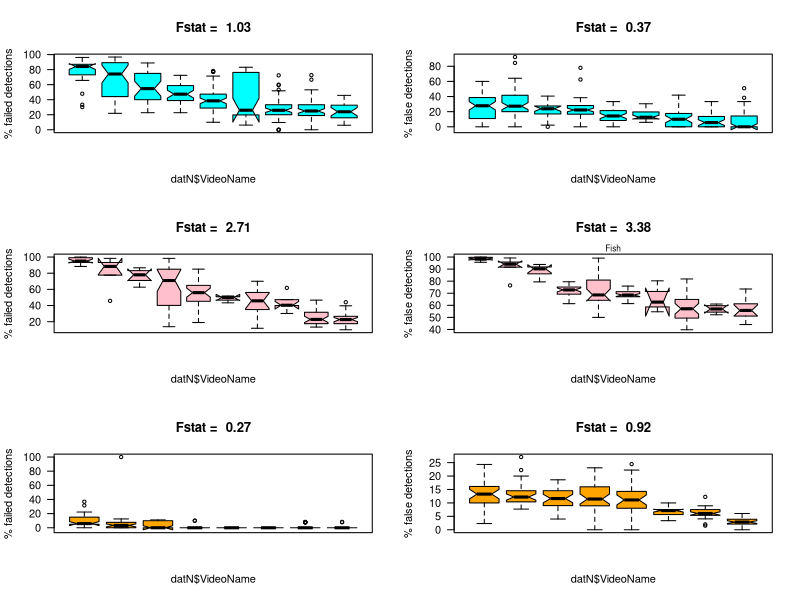
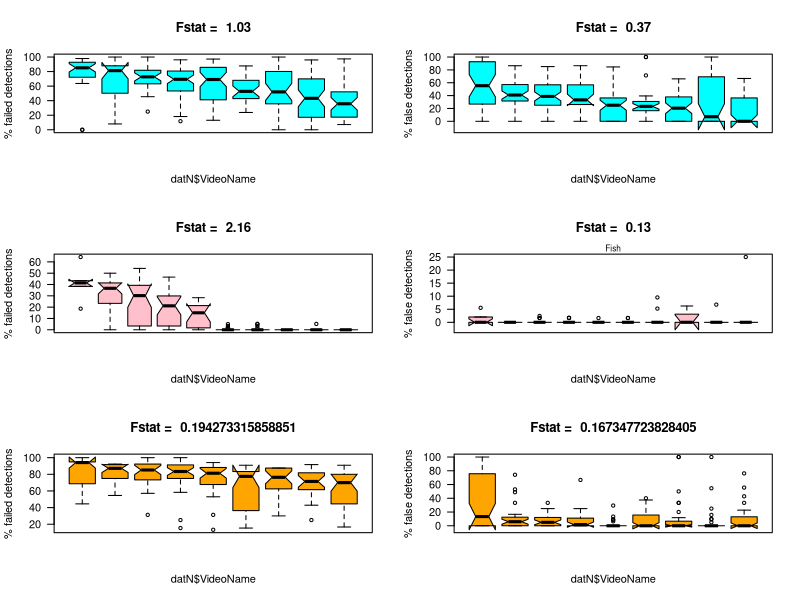
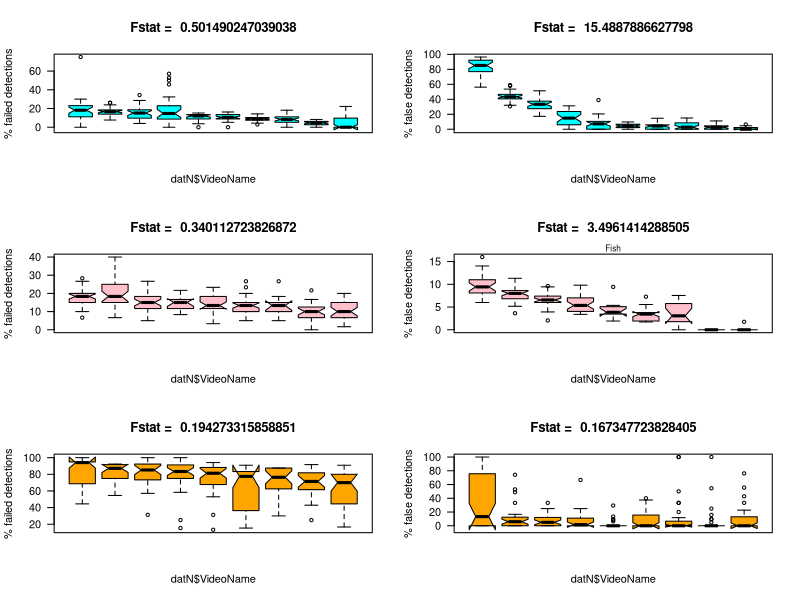
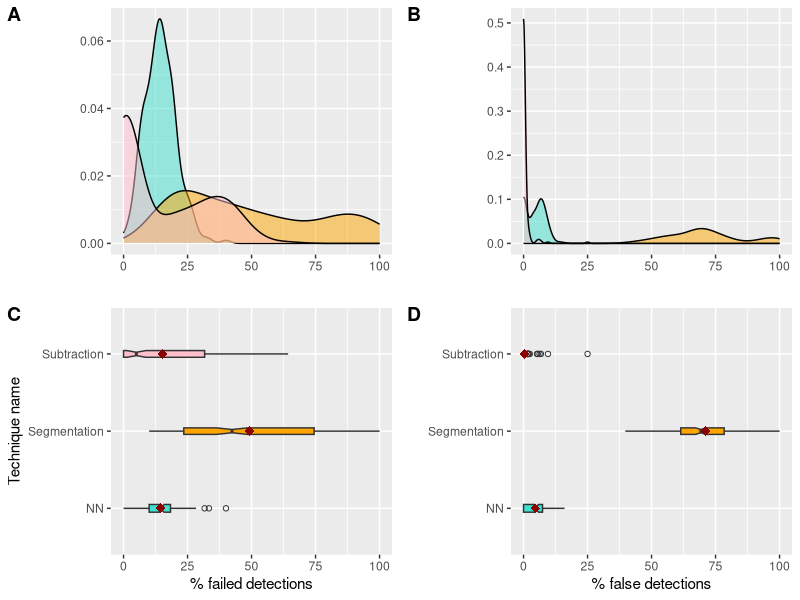
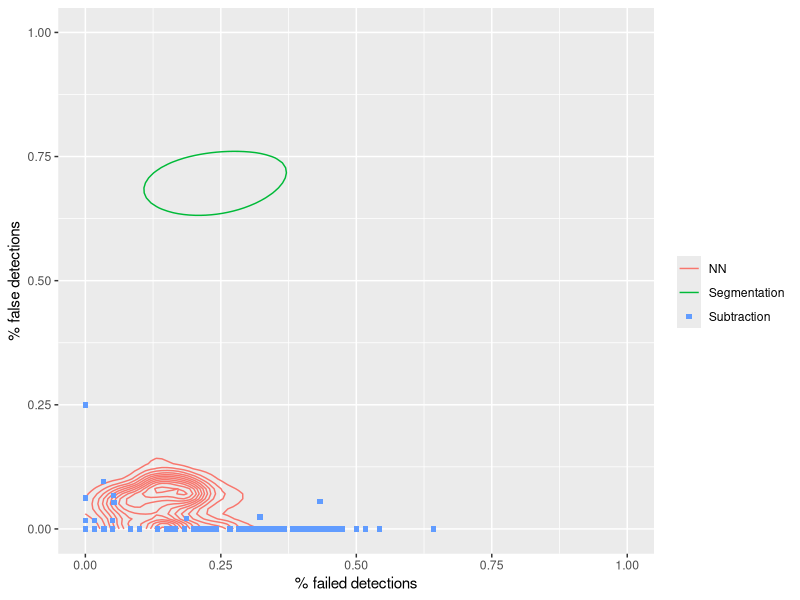
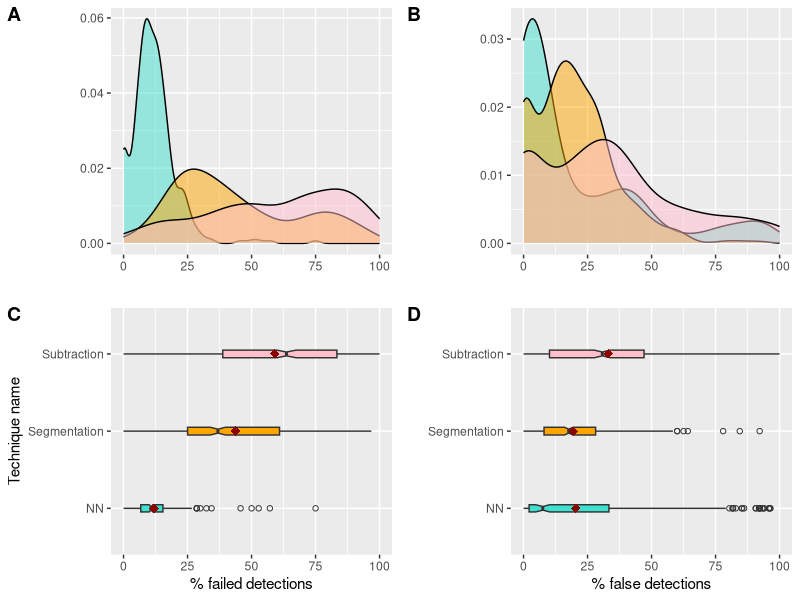
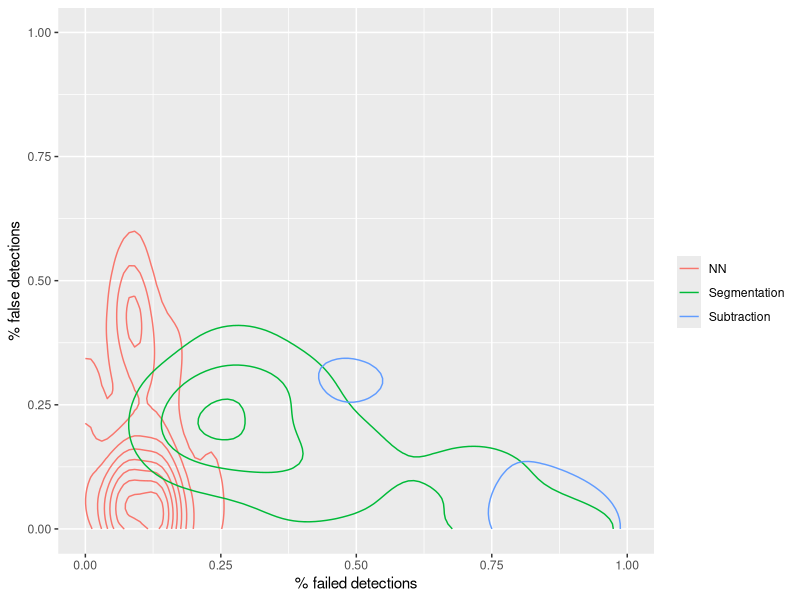
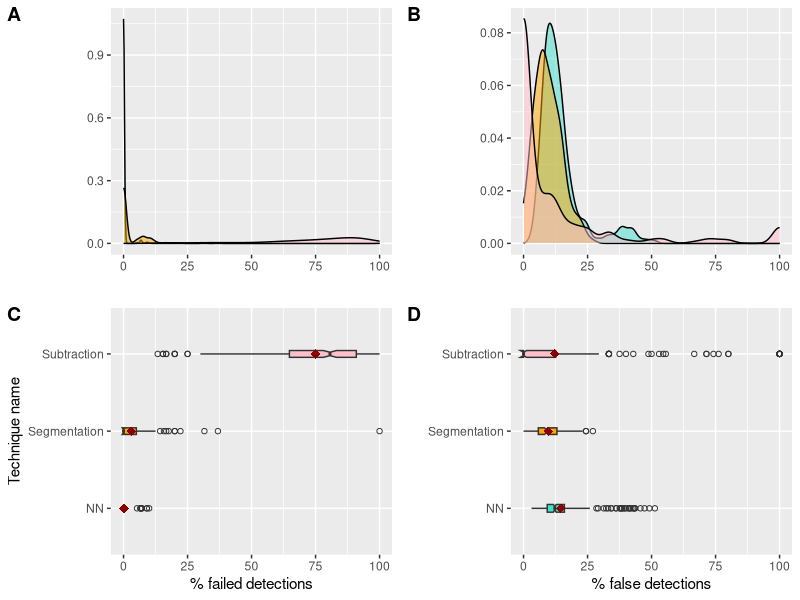

Reproduce these figures in R, in order. (Note: this script raises an error after producing the figures.)
#Program to compare various Computer Vision techniques on different data-sets
#Written by AA on 30July2018

setwd("/media/aakanksha/f41d5ac2-703c-4b56-a960-cd3a54f21cfb/aakanksha/Documents/Backup/Phd/Analysis/Chapter1")
#Read data file
dat = read.csv("Ipcomparison_exbound.csv") 
dat=dat[which(!is.na(dat$failed.percent) & !is.na(dat$false.percent)),]

head(dat)
summary(dat)

colnames(dat)
library("ggplot2")
library("hexbin")
library("gridExtra")
####################################################################################################
#1. Comparision of error across techniques
####################################################################################################
#Variables to quantify variation
rname = c("BBfail","BBfalse","Ffail","Ffalse","Wfail","Wfalse");
cname = c("Seg","Sub","NN");
avgVar = matrix(data=NA,nrow=length(rname),ncol=length(cname),dimnames=list(rname,cname)); #average of variation within videos
varMean = matrix(data=NA,nrow=length(rname),ncol=length(cname),dimnames=list(rname,cname));# Variation in means
Fstat = matrix(data=NA,nrow=length(rname),ncol=length(cname),dimnames=list(rname,cname)); # varMean/avgVar = var between tratments/var withi treatments
# lev=paste(dat$Method.Name," ",dat$Species)
# n1=c("turquoise","orange") #1:length(unique(dat$Method.Name))
# n2=length(unique(dat$Species))
# clr=rep(n1,each=n2)

## For Fish
datN=NA
datN=dat[which(dat$Species=="Fish" & dat$Boundary != 1),]

#Graphs for technique comparision
#Boxplots
means <- tapply(datN$failed.percent,datN$Method.Name,mean)
failed = ggplot(datN, aes(x = Method.Name, y = (failed.percent*100),fill=datN$Method.Name)) +
         labs(y="% failed detections",x="Technique name") +
         geom_boxplot(varwidth=TRUE,width=0.1, outlier.shape = 1, show.legend = FALSE,notch=TRUE) + 
         scale_fill_manual(values = c('turquoise','orange','pink')) +
         stat_summary(fun.y=mean, colour="darkred", geom="point",shape=18, size=3,show_guide = FALSE) +
         #geom_hline(yintercept=20,color='orangered') +
         coord_flip()

means <- tapply(datN$false.percent,datN$Method.Name,mean)
false = ggplot(datN, aes(x = Method.Name, y = (false.percent*100),fill=datN$Method.Name)) +
  labs(y="% false detections",x="") +
  geom_boxplot(varwidth=TRUE,width=0.1, outlier.shape = 1, show.legend = FALSE,notch=TRUE) + 
  scale_fill_manual(values = c('turquoise','orange','pink')) +
  stat_summary(fun.y=mean, colour="darkred", geom="point",shape=18, size=3,show_guide = FALSE) +
  #geom_hline(yintercept=20,color='orangered') +
  coord_flip()


#Error histograms
xdensity <- ggplot(datN, aes(x = failed.percent*100, fill=datN$Method.Name)) + 
  labs(x="",y="") +
  geom_density(alpha=.5, show.legend = FALSE) + 
  scale_fill_manual(values = c('turquoise','orange','pink')) #+ geom_vline(xintercept=20,color='orangered')
ydensity <- ggplot(datN, aes(x = false.percent*100, fill=datN$Method.Name)) + 
  labs(x="",y="") +
  geom_density(alpha=.5, show.legend = FALSE) + 
  scale_fill_manual(values = c('turquoise','orange','pink')) #+ geom_vline(xintercept=20,color='orangered')

#arrange all graphs together
#grid.arrange(xdensity, ydensity,failed,false, nrow = 2,heights = c(3, 2))
library(cowplot)
png(filename="Figures/Fish_techniques.png",width=1280,height=720,units="px",res=150)
plot_grid(xdensity, ydensity,failed,false, nrow = 2, align="v",labels=c('A','B','C','D'))
dev.off();



# Error landscape
png(filename="Figures/Fish_ErrorLandscape.png",width=720,height=480,units="px",pointsize = 16,res=150)
ggplot(datN[datN$Method.Name == "Segmentation" | datN$Method.Name == "NN",], aes (x = failed.percent, y = false.percent,main="Fish", col=Method.Name,pch=Method.Name),geom='quasirandom') + 
  labs(x="% failed detections",y="% false detections",color="",pch="") + ylim(c(0,1))+ xlim(c(0,1))+
  stat_density2d()+
  geom_point(data=datN[datN$Method.Name == "Subtraction",], aes (x = failed.percent, y = false.percent))
dev.off();

#ggplot(datN, aes (x = failed.percent, y = false.percent,main="Fish", col=Method.Name,pch=Method.Name)) + 
# labs(x="% failed detections",y="% false detections",color="",pch="") +
#   geom_point()


## For blackbuck
rm(datN)
datN=dat[which(dat$Species=="Blackbuck"),]


#Graphs for technique comparision
#Boxplots
means <- tapply(datN$failed.percent,datN$Method.Name,mean)
failed = ggplot(datN, aes(x = Method.Name, y = (failed.percent*100),fill=datN$Method.Name)) +
  labs(y="% failed detections",x="Technique name") +
  geom_boxplot(varwidth=TRUE,width=0.1, outlier.shape = 1, show.legend = FALSE,notch=TRUE) + 
  scale_fill_manual(values = c('turquoise','orange','pink')) +
  stat_summary(fun.y=mean, colour="darkred", geom="point",shape=18, size=3,show_guide = FALSE) +
  #geom_hline(yintercept=20,color='orangered') +
  coord_flip()

means <- tapply(datN$false.percent,datN$Method.Name,mean)
false = ggplot(datN, aes(x = Method.Name, y = (false.percent*100),fill=datN$Method.Name)) +
  labs(y="% false detections",x="") +
  geom_boxplot(varwidth=TRUE,width=0.1, outlier.shape = 1, show.legend = FALSE,notch=TRUE) + 
  scale_fill_manual(values = c('turquoise','orange','pink')) +
  stat_summary(fun.y=mean, colour="darkred", geom="point",shape=18, size=3,show_guide = FALSE) +
  #geom_hline(yintercept=20,color='orangered') +
  coord_flip()


#Error histograms
xdensity <- ggplot(datN, aes(x = failed.percent*100, fill=datN$Method.Name)) + 
  labs(x="",y="") +
  geom_density(alpha=.5, show.legend = FALSE) + 
  scale_fill_manual(values = c('turquoise','orange','pink')) #+ geom_vline(xintercept=20,color='orangered')
ydensity <- ggplot(datN, aes(x = false.percent*100, fill=datN$Method.Name)) + 
  labs(x="",y="") +
  geom_density(alpha=.5, show.legend = FALSE) + 
  scale_fill_manual(values = c('turquoise','orange','pink')) #+ geom_vline(xintercept=20,color='orangered')

#arrange all graphs together
#grid.arrange(xdensity, ydensity,failed,false, nrow = 2,heights = c(3, 2))
library(cowplot)
png(filename="Figures/BB_techniques.png",width=1280,height=720,units="px",res=150)
plot_grid(xdensity, ydensity,failed,false, nrow = 2, align="v",labels=c('A','B','C','D'))
dev.off();

# Error landscape
png(filename="Figures/BB_ErrorLandscape.png",width=720,height=480,units="px",pointsize = 16,res=150)
ggplot(datN, aes (x = failed.percent, y = false.percent,main="FBlackbuck", col=Method.Name,pch=Method.Name)) + 
  stat_density_2d(aes( geom = "polygon")) + ylim(c(0,1))+xlim(c(0,1))+  labs(x="% failed detections",y="% false detections",color="",pch="")
dev.off();

## For Wasp
rm(datN)
datN=dat[which(dat$Species=="Wasp"),]


#Graphs for technique comparision
#Boxplots
means <- tapply(datN$failed.percent,datN$Method.Name,mean)
failed = ggplot(datN, aes(x = Method.Name, y = (failed.percent*100),fill=datN$Method.Name)) +
  labs(y="% failed detections",x="Technique name") +
  geom_boxplot(varwidth=TRUE,width=0.1, outlier.shape = 1, show.legend = FALSE,notch=TRUE) + 
  scale_fill_manual(values = c('turquoise','orange','pink')) +
  stat_summary(fun.y=mean, colour="darkred", geom="point",shape=18, size=3,show_guide = FALSE) +
  #geom_hline(yintercept=20,color='orangered') +
  coord_flip()

means <- tapply(datN$false.percent,datN$Method.Name,mean)
false = ggplot(datN, aes(x = Method.Name, y = (false.percent*100),fill=datN$Method.Name)) +
  labs(y="% false detections",x="") +
  geom_boxplot(varwidth=TRUE,width=0.1, outlier.shape = 1, show.legend = FALSE,notch=TRUE) + 
  scale_fill_manual(values = c('turquoise','orange','pink')) +
  stat_summary(fun.y=mean, colour="darkred", geom="point",shape=18, size=3,show_guide = FALSE) +
  #geom_hline(yintercept=20,color='orangered') +
  coord_flip()


#Error histograms
xdensity <- ggplot(datN, aes(x = failed.percent*100, fill=datN$Method.Name)) + 
  labs(x="",y="") +
  geom_density(alpha=.5, show.legend = FALSE) + 
  scale_fill_manual(values = c('turquoise','orange','pink')) #+ geom_vline(xintercept=20,color='orangered')
ydensity <- ggplot(datN, aes(x = false.percent*100, fill=datN$Method.Name)) + 
  labs(x="",y="") +
  geom_density(alpha=.5, show.legend = FALSE) + 
  scale_fill_manual(values = c('turquoise','orange','pink')) #+ geom_vline(xintercept=20,color='orangered')

#arrange all graphs together
#grid.arrange(xdensity, ydensity,failed,false, nrow = 2,heights = c(3, 2))
library(cowplot)
png(filename="Figures/Wasp_techniques.png",width=1280,height=720,units="px",res=150)
plot_grid(xdensity, ydensity,failed,false, nrow = 2, align="v",labels=c('A','B','C','D'))
dev.off();

# Error landscape
png(filename="Figures/Wasp_ErrorLandscape.png",width=720,height=480,units="px",pointsize = 16,res=150)
ggplot(datN[datN$Method.Name == "Segmentation" | datN$Method.Name == "Subtraction",], aes (x = failed.percent, y = false.percent,main="Fish", col=Method.Name,pch=Method.Name),geom='quasirandom') + 
  labs(x="% failed detections",y="% false detections",color="",pch="") + ylim(c(0,1))+ xlim(c(0,1))+
  stat_density2d()+
  geom_point(data=datN[datN$Method.Name == "NN",], aes (x = failed.percent, y = false.percent))
dev.off();


#####################################################################################################3
#2. Variation inerrors~ video id
######################################################################################################3
#Graphs - video id is predictor variable


##############################Segmentation#####################################
## For blackbuck
rm(datN)
datN<-dat[which(dat$Species=="Blackbuck" & dat$Method.Name=="Segmentation"),]
datN$VideoName=factor(datN$VideoName) #Remove undesired factors
m <- tapply(X=datN$failed.percent, INDEX=datN$VideoName, FUN = median)
o <- order(m, decreasing = TRUE)
datN$VideoName=factor(datN$VideoName,levels=names(m)[o])

##Measure of variability across and within videos
lmean=tapply(datN$failed.percent,datN$VideoName,mean)
lvar=tapply(datN$failed.percent,datN$VideoName,var)
lmean=as.numeric(paste(unlist(lmean)))
lvar=as.numeric(paste(unlist(lvar)))
VMfailed = round(mean(na.omit(lvar)),2)
avgVar["BBfail","Seg"] = mean(na.omit(lvar))
varMean["BBfail","Seg"] = var(na.omit(lmean))

lmean=tapply(datN$false.percent,datN$VideoName,mean)
lvar=tapply(datN$false.percent,datN$VideoName,var)
lmean=as.numeric(paste(unlist(lmean)))
lvar=as.numeric(paste(unlist(lvar)))
VMfalse = round(mean(na.omit(lvar)),2)
avgVar["BBfalse","Seg"] = mean(na.omit(lvar))
varMean["BBfalse","Seg"] = var(na.omit(lmean))


par(mfrow=c(3,2))

Fstat = round(varMean/avgVar,digits=2)

bb_seg1=boxplot(datN$failed.percent*100~datN$VideoName,ylab="% failed detections",xaxt="n",notch=TRUE,col="cyan",las=2,main=paste("Fstat = ",Fstat["BBfail","Seg"]))
m <- tapply(X=datN$false.percent, INDEX=datN$VideoName, FUN = median)
o <- order(m, decreasing = TRUE)
datN$VideoName=factor(datN$VideoName,levels=names(m)[o])
bb_seg2=boxplot(datN$false.percent*100~datN$VideoName,ylab="% false detections",xaxt="n",notch=TRUE,col="cyan",las=2,main=paste("Fstat = ",Fstat["BBfalse","Seg"]))
par(xpd=TRUE)



##Fish
datN=NA
datN=dat[which(dat$Species=="Fish" & dat$Method.Name=="Segmentation" & dat$Boundary != 1),]
datN$VideoName=factor(datN$VideoName) #Remove undesired factors
m <- tapply(X=datN$failed.percent, INDEX=datN$VideoName, FUN = median)
o <- order(m, decreasing = TRUE)
datN$VideoName=factor(datN$VideoName,levels=names(m)[o])

##Measure of variability across and within videos

lmean=tapply(datN$failed.percent,datN$VideoName,mean)
lvar=tapply(datN$failed.percent,datN$VideoName,var)
lmean=as.numeric(paste(unlist(lmean)))
lvar=as.numeric(paste(unlist(lvar)))
VMfailed = round(mean(na.omit(lvar)),2)
avgVar["Ffail","Seg"] = mean(na.omit(lvar))
varMean["Ffail","Seg"] = var(na.omit(lmean))

lmean=tapply(datN$false.percent,datN$VideoName,mean)
lvar=tapply(datN$false.percent,datN$VideoName,var)
lmean=as.numeric(paste(unlist(lmean)))
lvar=as.numeric(paste(unlist(lvar)))
VMfalse = round(mean(na.omit(lvar)),2)
avgVar["Ffalse","Seg"] = mean(na.omit(lvar))
varMean["Ffalse","Seg"] = var(na.omit(lmean))


Fstat = round(varMean/avgVar,digits=2)

fish_seg1=boxplot(datN$failed.percent*100~datN$VideoName,ylab="% failed detections",xaxt="n",notch=TRUE,col="pink",las=2,main=paste("Fstat = ",Fstat["Ffail","Seg"]))
m <- tapply(X=datN$false.percent, INDEX=datN$VideoName, FUN = median)
o <- order(m, decreasing = TRUE)
datN$VideoName=factor(datN$VideoName,levels=names(m)[o])
fish_seg2=boxplot(datN$false.percent*100~datN$VideoName,ylab="% false detections",xaxt="n",notch=TRUE,col="pink",las=2,main=paste("Fstat = ",Fstat["Ffalse","Seg"]))
par(xpd=TRUE)
mtext("Fish", outer =F, cex = 0.5)

##Wasp


rm(datN)
datN=dat[which(dat$Species=="Wasp" & dat$Method.Name=="Segmentation"),]
datN$VideoName=factor(datN$VideoName) #Remove undesired factors
m <- tapply(X=datN$failed.percent, INDEX=datN$VideoName, FUN = median)
o <- order(m, decreasing = TRUE)
datN$VideoName=factor(datN$VideoName,levels=names(m)[o])

##Measure of variability across and within videos

lmean=tapply(datN$failed.percent,datN$VideoName,mean)
lvar=tapply(datN$failed.percent,datN$VideoName,var)
lmean=as.numeric(paste(unlist(lmean)))
lvar=as.numeric(paste(unlist(lvar)))
VMfailed = round(mean(na.omit(lvar)),2)
avgVar["Wfail","Seg"] = mean(na.omit(lvar))
varMean["Wfail","Seg"] = var(na.omit(lmean))

lmean=tapply(datN$false.percent,datN$VideoName,mean)
lvar=tapply(datN$false.percent,datN$VideoName,var)
lmean=as.numeric(paste(unlist(lmean)))
lvar=as.numeric(paste(unlist(lvar)))
VMfalse = round(mean(na.omit(lvar)),2)
avgVar["Wfalse","Seg"] = mean(na.omit(lvar))
varMean["Wfalse","Seg"] = var(na.omit(lmean))

Fstat = round(varMean/avgVar,digits=2)

wasp_seg1=boxplot(datN$failed.percent*100~datN$VideoName,ylab="% failed detections",xaxt="n",notch=TRUE,col="orange",las=2,main=paste("Fstat = ",Fstat["Wfail","Seg"]))
m <- tapply(X=datN$false.percent, INDEX=datN$VideoName, FUN = median)
o <- order(m, decreasing = TRUE)
datN$VideoName=factor(datN$VideoName,levels=names(m)[o])
wasp_seg2=boxplot(datN$false.percent*100~datN$VideoName,ylab="% false detections",xaxt="n",notch=TRUE,col="orange",las=2,main=paste("Fstat = ",Fstat["Wfalse","Seg"]))
par(xpd=TRUE)


#########################################################################################

##############################Subtraction#####################################
## For blackbuck
rm(datN)
datN<-dat[which(dat$Species=="Blackbuck" & dat$Method.Name=="Subtraction"),]
datN$VideoName=factor(datN$VideoName) #Remove undesired factors
m <- tapply(X=datN$failed.percent, INDEX=datN$VideoName, FUN = median)
o <- order(m, decreasing = TRUE)
datN$VideoName=factor(datN$VideoName,levels=names(m)[o])

##Measure of variability across and within videos
lmean=tapply(datN$failed.percent,datN$VideoName,mean)
lvar=tapply(datN$failed.percent,datN$VideoName,var)
lmean=as.numeric(paste(unlist(lmean)))
lvar=as.numeric(paste(unlist(lvar)))
VMfailed = round(mean(na.omit(lvar)),2)
avgVar["BBfail","Sub"] = mean(na.omit(lvar))
varMean["BBfail","Sub"] = var(na.omit(lmean))

lmean=tapply(datN$false.percent,datN$VideoName,mean)
lvar=tapply(datN$false.percent,datN$VideoName,var)
lmean=as.numeric(paste(unlist(lmean)))
lvar=as.numeric(paste(unlist(lvar)))
VMfalse = round(mean(na.omit(lvar)),2)
avgVar["BBfalse","Sub"] = mean(na.omit(lvar))
varMean["BBfalse","Sub"] = var(na.omit(lmean))


par(mfrow=c(3,2))

Fstat = round(varMean/avgVar,digits=2)

bb_seg1=boxplot(datN$failed.percent*100~datN$VideoName,ylab="% failed detections",xaxt="n",notch=TRUE,col="cyan",las=2,main=paste("Fstat = ",Fstat["BBfail","Seg"]))
m <- tapply(X=datN$false.percent, INDEX=datN$VideoName, FUN = median)
o <- order(m, decreasing = TRUE)
datN$VideoName=factor(datN$VideoName,levels=names(m)[o])
bb_seg2=boxplot(datN$false.percent*100~datN$VideoName,ylab="% false detections",xaxt="n",notch=TRUE,col="cyan",las=2,main=paste("Fstat = ",Fstat["BBfalse","Seg"]))
par(xpd=TRUE)



##Fish
datN=NA
datN=dat[which(dat$Species=="Fish" & dat$Method.Name=="Subtraction" & dat$Boundary != 1),]
datN$VideoName=factor(datN$VideoName) #Remove undesired factors
m <- tapply(X=datN$failed.percent, INDEX=datN$VideoName, FUN = median)
o <- order(m, decreasing = TRUE)
datN$VideoName=factor(datN$VideoName,levels=names(m)[o])

##Measure of variability across and within videos

lmean=tapply(datN$failed.percent,datN$VideoName,mean)
lvar=tapply(datN$failed.percent,datN$VideoName,var)
lmean=as.numeric(paste(unlist(lmean)))
lvar=as.numeric(paste(unlist(lvar)))
VMfailed = round(mean(na.omit(lvar)),2)
avgVar["Ffail","Seg"] = mean(na.omit(lvar))
varMean["Ffail","Seg"] = var(na.omit(lmean))

lmean=tapply(datN$false.percent,datN$VideoName,mean)
lvar=tapply(datN$false.percent,datN$VideoName,var)
lmean=as.numeric(paste(unlist(lmean)))
lvar=as.numeric(paste(unlist(lvar)))
VMfalse = round(mean(na.omit(lvar)),2)
avgVar["Ffalse","Seg"] = mean(na.omit(lvar))
varMean["Ffalse","Seg"] = var(na.omit(lmean))


Fstat = round(varMean/avgVar,digits=2)

fish_seg1=boxplot(datN$failed.percent*100~datN$VideoName,ylab="% failed detections",xaxt="n",notch=TRUE,col="pink",las=2,main=paste("Fstat = ",Fstat["Ffail","Seg"]))
m <- tapply(X=datN$false.percent, INDEX=datN$VideoName, FUN = median)
o <- order(m, decreasing = TRUE)
datN$VideoName=factor(datN$VideoName,levels=names(m)[o])
fish_seg2=boxplot(datN$false.percent*100~datN$VideoName,ylab="% false detections",xaxt="n",notch=TRUE,col="pink",las=2,main=paste("Fstat = ",Fstat["Ffalse","Seg"]))
par(xpd=TRUE)
mtext("Fish", outer =F, cex = 0.5)

datN=NA
datN=dat[which(dat$Species=="Wasp" & dat$Method.Name=="Subtraction"),]
datN$VideoName=factor(datN$VideoName) #Remove undesired factors
m <- tapply(X=datN$failed.percent, INDEX=datN$VideoName, FUN = median)
o <- order(m, decreasing = TRUE)
datN$VideoName=factor(datN$VideoName,levels=names(m)[o])

##Measure of variability across and within videos

lmean=tapply(datN$failed.percent,datN$VideoName,mean)
lvar=tapply(datN$failed.percent,datN$VideoName,var)
lmean=as.numeric(paste(unlist(lmean)))
lvar=as.numeric(paste(unlist(lvar)))
VMfailed = round(mean(na.omit(lvar)),2)
avgVar["Wfail","Seg"] = mean(na.omit(lvar))
varMean["Wfail","Seg"] = var(na.omit(lmean))

lmean=tapply(datN$false.percent,datN$VideoName,mean)
lvar=tapply(datN$false.percent,datN$VideoName,var)
lmean=as.numeric(paste(unlist(lmean)))
lvar=as.numeric(paste(unlist(lvar)))
VMfalse = round(mean(na.omit(lvar)),2)
avgVar["Wfalse","Seg"] = mean(na.omit(lvar))
varMean["Wfalse","Seg"] = var(na.omit(lmean))

Fstat = varMean/avgVar

wasp_seg1=boxplot(datN$failed.percent*100~datN$VideoName,ylab="% failed detections",xaxt="n",notch=TRUE,col="orange",las=2,main=paste("Fstat = ",Fstat["Wfail","Seg"]))
m <- tapply(X=datN$false.percent, INDEX=datN$VideoName, FUN = median)
o <- order(m, decreasing = TRUE)
datN$VideoName=factor(datN$VideoName,levels=names(m)[o])
wasp_seg2=boxplot(datN$false.percent*100~datN$VideoName,ylab="% false detections",xaxt="n",notch=TRUE,col="orange",las=2,main=paste("Fstat = ",Fstat["Wfalse","Seg"]))
par(xpd=TRUE)

##############################NN#####################################
## For blackbuck
rm(datN)
datN<-dat[which(dat$Species=="Blackbuck" & dat$Method.Name=="NN"),]
datN$VideoName=factor(datN$VideoName) #Remove undesired factors
m <- tapply(X=datN$failed.percent, INDEX=datN$VideoName, FUN = median)
o <- order(m, decreasing = TRUE)
datN$VideoName=factor(datN$VideoName,levels=names(m)[o])

##Measure of variability across and within videos
lmean=tapply(datN$failed.percent,datN$VideoName,mean)
lvar=tapply(datN$failed.percent,datN$VideoName,var)
lmean=as.numeric(paste(unlist(lmean)))
lvar=as.numeric(paste(unlist(lvar)))
VMfailed = round(mean(na.omit(lvar)),2)
avgVar["BBfail","Seg"] = mean(na.omit(lvar))
varMean["BBfail","Seg"] = var(na.omit(lmean))

lmean=tapply(datN$false.percent,datN$VideoName,mean)
lvar=tapply(datN$false.percent,datN$VideoName,var)
lmean=as.numeric(paste(unlist(lmean)))
lvar=as.numeric(paste(unlist(lvar)))
VMfalse = round(mean(na.omit(lvar)),2)
avgVar["BBfalse","Seg"] = mean(na.omit(lvar))
varMean["BBfalse","Seg"] = var(na.omit(lmean))


par(mfrow=c(3,2))

Fstat = varMean/avgVar

bb_seg1=boxplot(datN$failed.percent*100~datN$VideoName,ylab="% failed detections",xaxt="n",notch=TRUE,col="cyan",las=2,main=paste("Fstat = ",Fstat["BBfail","Seg"]))
m <- tapply(X=datN$false.percent, INDEX=datN$VideoName, FUN = median)
o <- order(m, decreasing = TRUE)
datN$VideoName=factor(datN$VideoName,levels=names(m)[o])
bb_seg2=boxplot(datN$false.percent*100~datN$VideoName,ylab="% false detections",xaxt="n",notch=TRUE,col="cyan",las=2,main=paste("Fstat = ",Fstat["BBfalse","Seg"]))
par(xpd=TRUE)



##Fish
datN=NA
datN=dat[which(dat$Species=="Fish" & dat$Method.Name=="NN" & dat$Boundary != 1),]
datN$VideoName=factor(datN$VideoName) #Remove undesired factors
m <- tapply(X=datN$failed.percent, INDEX=datN$VideoName, FUN = median)
o <- order(m, decreasing = TRUE)
datN$VideoName=factor(datN$VideoName,levels=names(m)[o])

##Measure of variability across and within videos

lmean=tapply(datN$failed.percent,datN$VideoName,mean)
lvar=tapply(datN$failed.percent,datN$VideoName,var)
lmean=as.numeric(paste(unlist(lmean)))
lvar=as.numeric(paste(unlist(lvar)))
VMfailed = round(mean(na.omit(lvar)),2)
avgVar["Ffail","Seg"] = mean(na.omit(lvar))
varMean["Ffail","Seg"] = var(na.omit(lmean))

lmean=tapply(datN$false.percent,datN$VideoName,mean)
lvar=tapply(datN$false.percent,datN$VideoName,var)
lmean=as.numeric(paste(unlist(lmean)))
lvar=as.numeric(paste(unlist(lvar)))
VMfalse = round(mean(na.omit(lvar)),2)
avgVar["Ffalse","Seg"] = mean(na.omit(lvar))
varMean["Ffalse","Seg"] = var(na.omit(lmean))


Fstat = varMean/avgVar

fish_seg1=boxplot(datN$failed.percent*100~datN$VideoName,ylab="% failed detections",xaxt="n",notch=TRUE,col="pink",las=2,main=paste("Fstat = ",Fstat["Ffail","Seg"]))
m <- tapply(X=datN$false.percent, INDEX=datN$VideoName, FUN = median)
o <- order(m, decreasing = TRUE)
datN$VideoName=factor(datN$VideoName,levels=names(m)[o])
fish_seg2=boxplot(datN$false.percent*100~datN$VideoName,ylab="% false detections",xaxt="n",notch=TRUE,col="pink",las=2,main=paste("Fstat = ",Fstat["Ffalse","Seg"]))
par(xpd=TRUE)
mtext("Fish", outer =F, cex = 0.5)

datN=NA
datN=dat[which(dat$Species=="Wasp" & dat$Method.Name=="Subtraction"),]
datN$VideoName=factor(datN$VideoName) #Remove undesired factors
m <- tapply(X=datN$failed.percent, INDEX=datN$VideoName, FUN = median)
o <- order(m, decreasing = TRUE)
datN$VideoName=factor(datN$VideoName,levels=names(m)[o])

##Measure of variability across and within videos

lmean=tapply(datN$failed.percent,datN$VideoName,mean)
lvar=tapply(datN$failed.percent,datN$VideoName,var)
lmean=as.numeric(paste(unlist(lmean)))
lvar=as.numeric(paste(unlist(lvar)))
VMfailed = round(mean(na.omit(lvar)),2)
avgVar["Wfail","Seg"] = mean(na.omit(lvar))
varMean["Wfail","Seg"] = var(na.omit(lmean))

lmean=tapply(datN$false.percent,datN$VideoName,mean)
lvar=tapply(datN$false.percent,datN$VideoName,var)
lmean=as.numeric(paste(unlist(lmean)))
lvar=as.numeric(paste(unlist(lvar)))
VMfalse = round(mean(na.omit(lvar)),2)
avgVar["Wfalse","Seg"] = mean(na.omit(lvar))
varMean["Wfalse","Seg"] = var(na.omit(lmean))

Fstat = varMean/avgVar

wasp_seg1=boxplot(datN$failed.percent*100~datN$VideoName,ylab="% failed detections",xaxt="n",notch=TRUE,col="orange",las=2,main=paste("Fstat = ",Fstat["Wfail","Seg"]))
m <- tapply(X=datN$false.percent, INDEX=datN$VideoName, FUN = median)
o <- order(m, decreasing = TRUE)
datN$VideoName=factor(datN$VideoName,levels=names(m)[o])
wasp_seg2=boxplot(datN$false.percent*100~datN$VideoName,ylab="% false detections",xaxt="n",notch=TRUE,col="orange",las=2,main=paste("Fstat = ",Fstat["Wfalse","Seg"]))
par(xpd=TRUE)


#############################################Relation with group and vidoe properties#################################

##Blackbuck-Segmentation
datN=NA
datN=dat[which(dat$Species=="Blackbuck" & dat$Method.Name=="NN"),]
plot(datN$failed.percent~datN$Contrast,pch=23,bg="cyan3")
par(xpd=TRUE)
#legend(0.8,-0.1,levels(datN$Method.Name), pch = 23,col="black",pt.bg=c("yellow2","cyan3","salmon1"))
corCon_BB=cor.test(datN$Contrast,datN$failed.percent)  ##Correlations
abline(lm(datN$failed.percent~datN$Contrast), col="red")
mtext(paste(" p-value = ",round(corCon_BB$p.value,3)))

plot(datN$false.percent~datN$Contrast,pch=23,bg="cyan3")
par(xpd=TRUE)
corCon_BB=cor.test(datN$Contrast,datN$false.percent)  ##Correlations
abline(lm(datN$false.percent~datN$Contrast), col="red")
mtext(paste(" p-value = ",round(corCon_BB$p.value,3)))

#Density
plot(datN$failed.percent~datN$Narea,pch=23,bg="cyan3")
par(xpd=TRUE)
corDen_BB=cor.test(datN$Narea,datN$failed.percent)  ##Correlations
abline(lm(datN$failed.percent~datN$Narea), col="red")
mtext(paste(" p-value = ",round(corDen_BB$p.value,3)))


plot(datN$false.percent~datN$Narea,pch=23,bg="cyan3")
par(xpd=TRUE)
corDen_BB=cor.test(datN$Narea,datN$false.percent)  ##Correlations
abline(lm(datN$false.percent~datN$Narea), col="red")
mtext(paste(" p-value = ",round(corDen_BB$p.value,3)))

##Blackbuck-Subtraction
datN=NA
datN=dat[which(dat$Species=="Blackbuck" & dat$Method.Name=="Subtraction"),]
plot(datN$failed.percent~datN$Contrast,pch=23,bg="cyan3")
par(xpd=TRUE)
#legend(0.8,-0.1,levels(datN$Method.Name), pch = 23,col="black",pt.bg=c("yellow2","cyan3","salmon1"))
corCon_BB=cor.test(datN$Contrast,datN$failed.percent)  ##Correlations
abline(lm(datN$failed.percent~datN$Contrast), col="red")
mtext(paste(" p-value = ",round(corCon_BB$p.value,3)))

plot(datN$false.percent~datN$Contrast,pch=23,bg="cyan3")
par(xpd=TRUE)
#legend(0.8,-0.1,levels(datN$Method.Name), pch = 23,col="black",pt.bg=c("yellow2","cyan3","salmon1"))
corCon_BB=cor.test(datN$Contrast,datN$false.percent)  ##Correlations
abline(lm(datN$failed.percent~datN$Contrast), col="red")
mtext(paste(" p-value = ",round(corCon_BB$p.value,3)))



#Density
plot(datN$failed.percent~datN$Narea,pch=23,bg="cyan3")
par(xpd=TRUE)
corDen_BB=cor.test(datN$Narea,datN$failed.percent)  ##Correlations
abline(lm(datN$failed.percent~datN$Narea), col="red")
mtext(paste(" p-value = ",round(corDen_BB$p.value,3)))


plot(datN$false.percent~datN$Narea,pch=23,bg="cyan3")
par(xpd=TRUE)
corDen_BB=cor.test(datN$Narea,datN$false.percent)  ##Correlations
abline(lm(datN$false.percent~datN$Narea), col="red")
mtext(paste(" p-value = ",round(corDen_BB$p.value,3)))

##Fish-Segmentation
datN=NA
datN=dat[which(dat$Species=="Fish" & dat$Method.Name=="Segmentation"),]
plot(datN$failed.percent~datN$Contrast,pch=23,bg="cyan3")
par(xpd=TRUE)
#legend(0.8,-0.1,levels(datN$Method.Name), pch = 23,col="black",pt.bg=c("yellow2","cyan3","salmon1"))
corCon_BB=cor.test(datN$Contrast,datN$failed.percent)  ##Correlations
abline(lm(datN$failed.percent~datN$Contrast), col="red")
mtext(paste(" p-value = ",round(corCon_BB$p.value,3)))

plot(datN$false.percent~datN$Contrast,pch=23,bg="cyan3")
par(xpd=TRUE)
corCon_BB=cor.test(datN$Contrast,datN$false.percent)  ##Correlations
abline(lm(datN$false.percent~datN$Contrast), col="red")
mtext(paste(" p-value = ",round(corCon_BB$p.value,3)))

#Density
plot(datN$failed.percent~datN$Area,pch=23,bg="cyan3")
par(xpd=TRUE)
corDen_BB=cor.test(datN$Area,datN$failed.percent)  ##Correlations
abline(lm(datN$failed.percent~datN$Area), col="red")
mtext(paste(" p-value = ",round(corDen_BB$p.value,3)))


plot(datN$false.percent~datN$Area,pch=23,bg="cyan3")
par(xpd=TRUE)
corDen_BB=cor.test(datN$Area,datN$false.percent)  ##Correlations
abline(lm(datN$false.percent~datN$Area), col="red")
mtext(paste(" p-value = ",round(corDen_BB$p.value,3)))

##Fish-Subtraction
datN=NA
datN=dat[which(dat$Species=="Fish" & dat$Method.Name=="Subtraction"),]
plot(datN$failed.percent~datN$Contrast,pch=23,bg="cyan3")
par(xpd=TRUE)
#legend(0.8,-0.1,levels(datN$Method.Name), pch = 23,col="black",pt.bg=c("yellow2","cyan3","salmon1"))
corCon_BB=cor.test(datN$Contrast,datN$failed.percent)  ##Correlations
abline(lm(datN$failed.percent~datN$Contrast), col="red")
mtext(paste(" p-value = ",round(corCon_BB$p.value,3)))

plot(datN$false.percent~datN$Contrast,pch=23,bg="cyan3")
par(xpd=TRUE)
#legend(0.8,-0.1,levels(datN$Method.Name), pch = 23,col="black",pt.bg=c("yellow2","cyan3","salmon1"))
corCon_BB=cor.test(datN$Contrast,datN$false.percent)  ##Correlations
abline(lm(datN$failed.percent~datN$Contrast), col="red")
mtext(paste(" p-value = ",round(corCon_BB$p.value,3)))



#Density
plot(datN$failed.percent~datN$Area,pch=23,bg="cyan3")
par(xpd=TRUE)
corDen_BB=cor.test(datN$Area,datN$failed.percent)  ##Correlations
abline(lm(datN$failed.percent~datN$Area), col="red")
mtext(paste(" p-value = ",round(corDen_BB$p.value,3)))


plot(datN$false.percent~datN$Area,pch=23,bg="cyan3")
par(xpd=TRUE)
corDen_BB=cor.test(datN$Area,datN$false.percent)  ##Correlations
abline(lm(datN$false.percent~datN$Area), col="red")
mtext(paste(" p-value = ",round(corDen_BB$p.value,3)))




